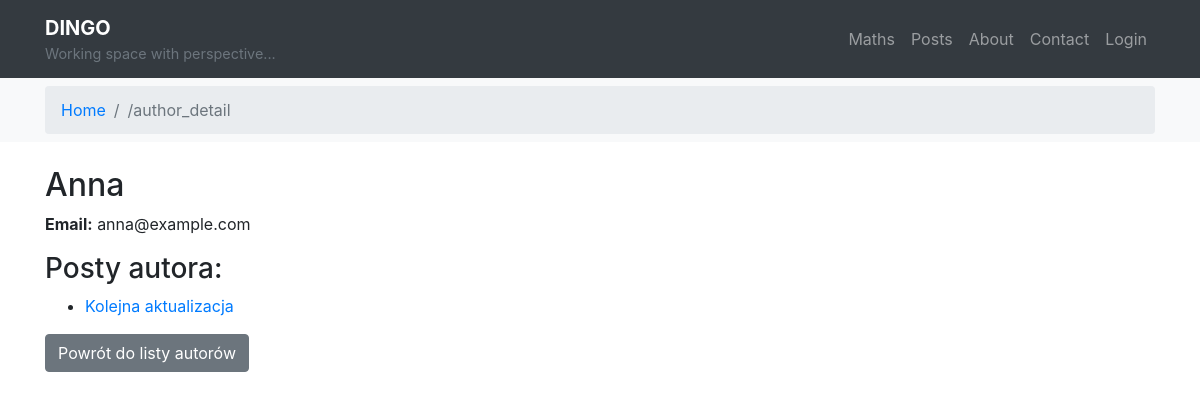
Page /posts/author/2/ on the earlier database version.
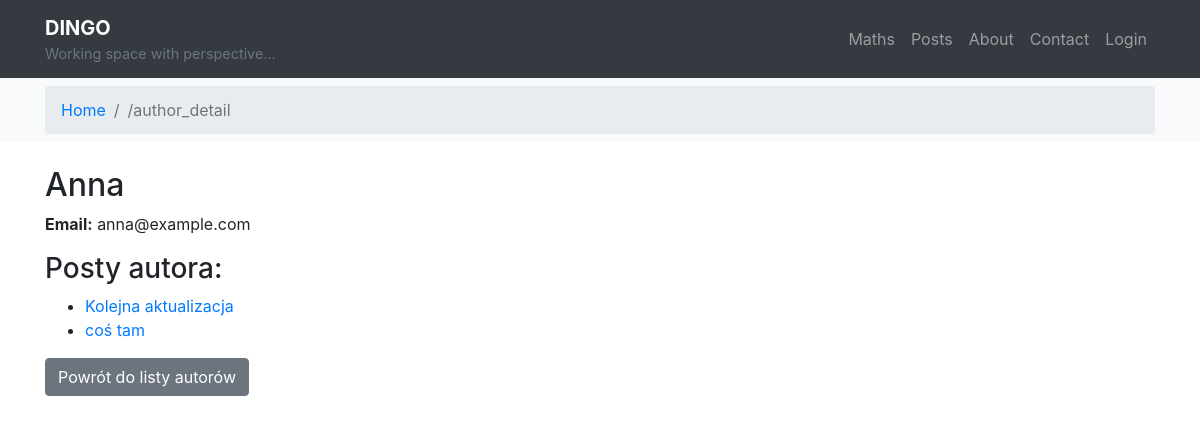
Same page on the later database version.
### posts/models.py (models this page shows, shortened)
class Post(models.Model):
    title = models.CharField(max_length=100)
    content = models.TextField()
    created = models.DateTimeField(auto_now_add=True)
    modified = models.DateTimeField(auto_now=True)
    author = models.ForeignKey(Author, on_delete=models.CASCADE)

### posts/views.py (the view)
# urls.py: path('author/<int:pk>/', author_detail, name='author_detail'),
def author_detail(request, pk):
    author = get_object_or_404(Author, pk=pk)
    return render(request, 'posts/author_detail.html', {'author': author})

### posts/templates/posts/author_detail.html (shortened to what this page needs)
{% extends "main.html" %}
{% block content %}
   <h2>{{ author.nick }}</h2>
   <p><strong>Email:</strong> {{ author.email }}</p>
   <h3>Posty autora:</h3>
   <ul>
       {% for post in author.post_set.all %}
           <li><a href="{% url 'posts:post_detail' post.id %}">{{ post.title }}</a></li>
       {% endfor %}
   </ul>
   <a href="{% url 'posts:author_list' %}" class="btn btn-secondary">Powrót do listy autorów</a>
{% endblock %}

Differences in the rows shown:
added Post: title "coś tam"
